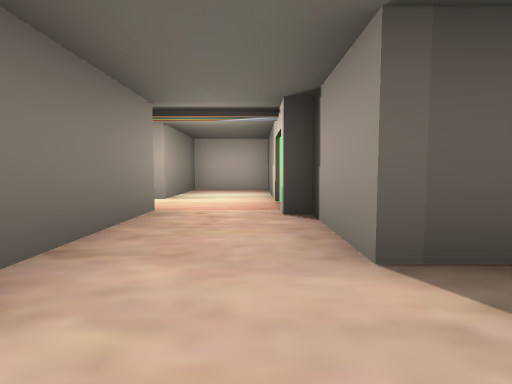
[1] (above)

12 first-person views from a walk through a Gazebo world. The camera is 0.94 m above the floor, tilts 4° down and sees 80° across. The floor is counted in squares, 2 m on a side. Each view is taken from the middle of a square. On the plan, view 1 faces up. The plan holds only what a view shows up to about 9 squares ahead; the rest is blank.

[2]
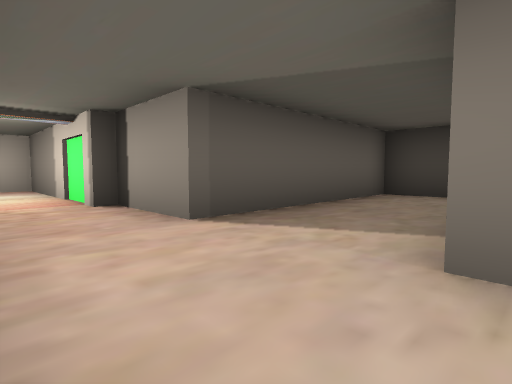

[3]
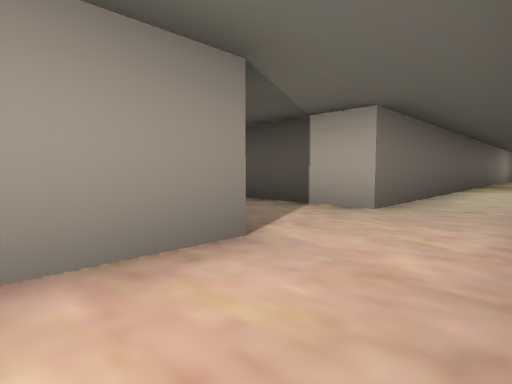

[4]
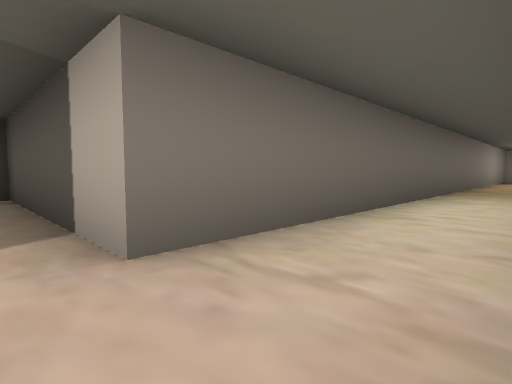

[5]
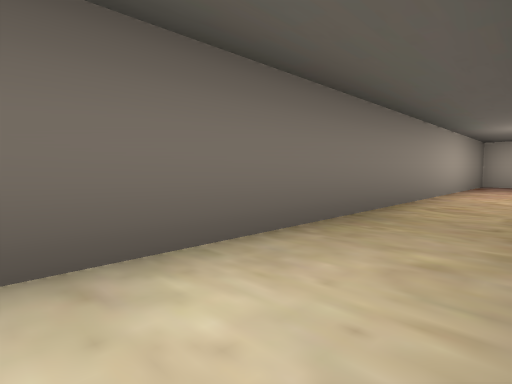

[6]
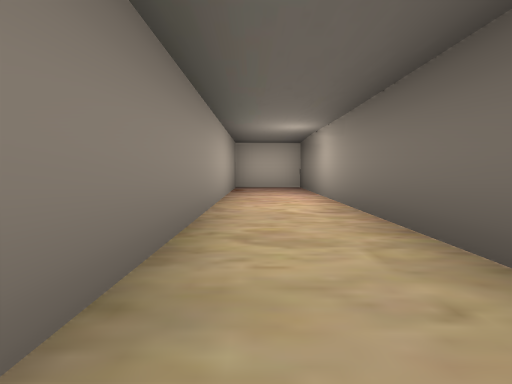

[7]
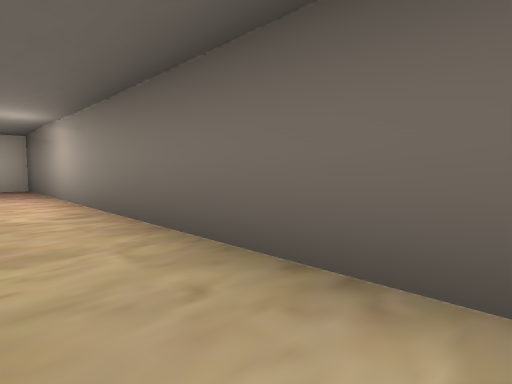

[8]
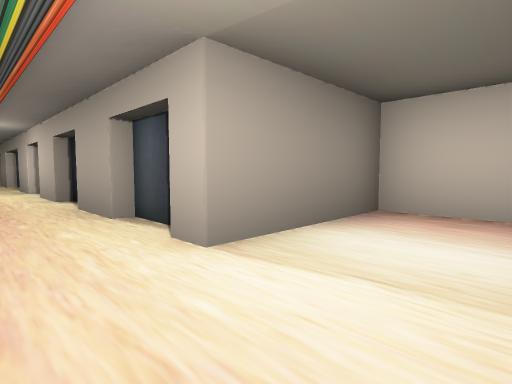

[9]
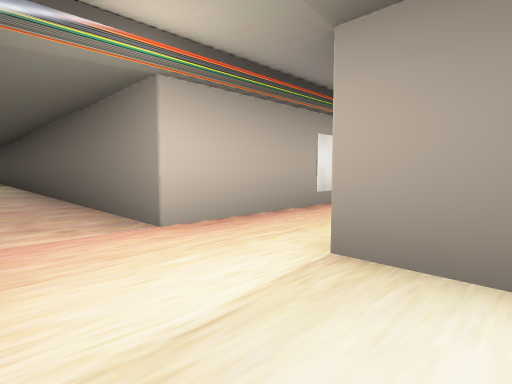

[10]
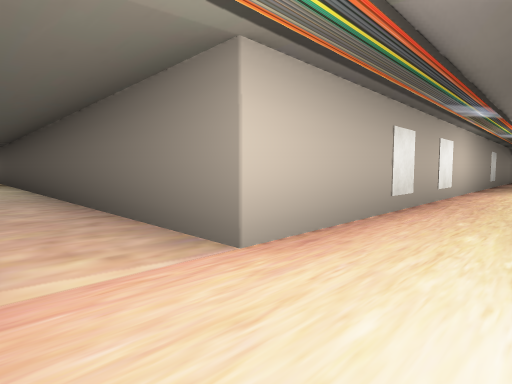

[11]
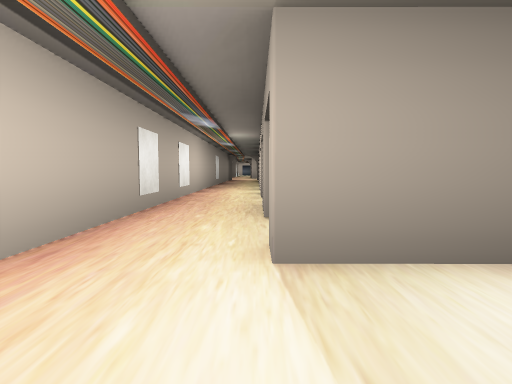

[12]
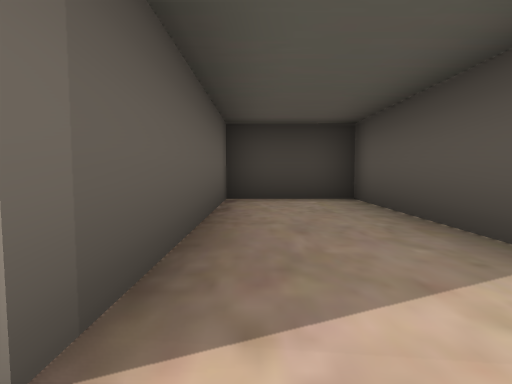

### Floor plan
Points are (right, up) in squares from view 1. A wall is a line through its corners. A room is listed if a view was taken in it or the views show most of it. See-through windows are left out.
Room 1 (views 1, 2, 4, 5, 6, 7, 12)
walls: (-1.2, 1.5) (-1.2, -15.6) (0.6, -15.6) (0.6, -0.6) (5.1, -0.6) (5.1, 1.5) (0.6, 1.5)
ways out: opening at (-0.5, 2.5) to room 2
Room 2 (views 3, 8, 9, 10, 11)
walls: (-3, 5.1) (-4.3, 5.1); (-5.3, 5.1) (-6.5, 5.1); (-2.3, 5.3) (-3.1, 5.3); (-7.5, 5.1) (-8.8, 5.1); (0.3, 3.2) (0.3, 7.6) (-1.5, 7.6) (-1.5, 5.1) (-2, 5.1); (0.6, 1.5) (0.6, 3.3); (-10.5, 3.7) (-1.2, 3.7) (-1.2, 1.5)
ways out: opening at (-0.5, 2.5) to room 1; opening at (-11, 4)

Where each view was taken, in squares from view 1:
view 1: 0 up, 0 right, facing up
view 2: 1 down, 1 left, facing up-right
view 3: 3 up, 1 left, facing down-right
view 4: 0 up, 1 left, facing down-right
view 5: 5 down, 1 left, facing down-right
view 6: 7 down, 0 right, facing down
view 7: 7 down, 0 right, facing down-left
view 8: 4 up, 0 right, facing up-left
view 9: 6 up, 0 right, facing down-left
view 10: 5 up, 0 right, facing down-left
view 11: 5 up, 0 right, facing left
view 12: 1 up, 0 right, facing right
